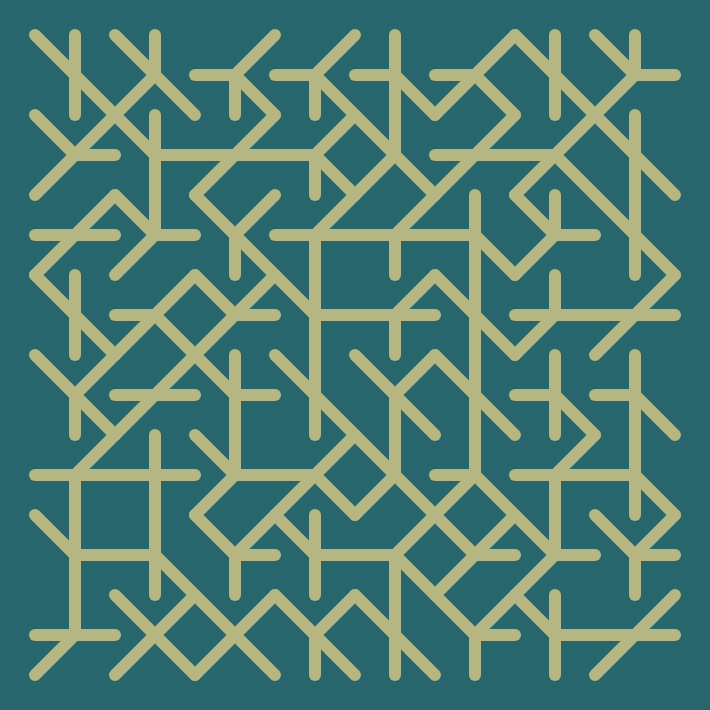
Frame 1 (no input)
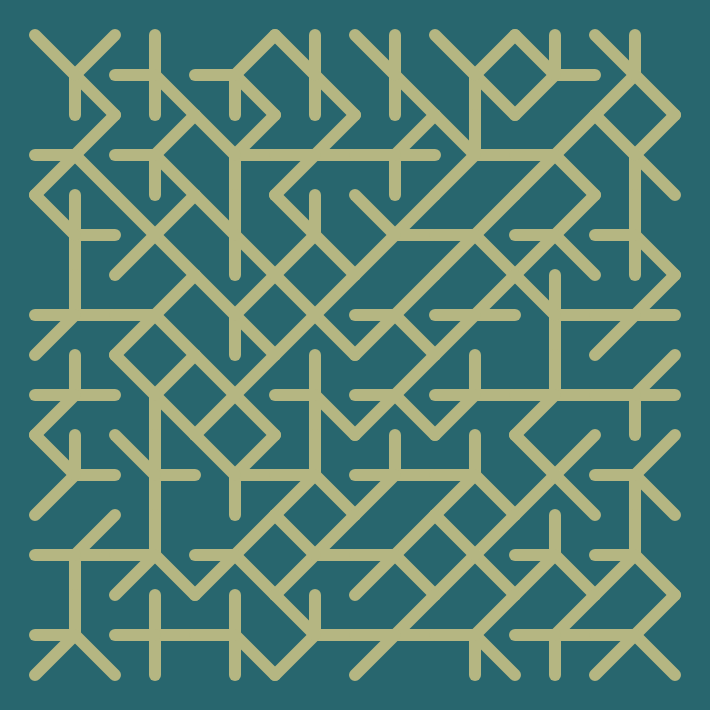
Frame 2 (the mouse pressed at the canvas centre, redrawn once)

The p5.js sketch that drew these frames (run headless with seeded random() and noise() and a simulated clock; the mouse was pressed at the canvas centre and the sketch redrawn once):

// p5.js sketch
// ── sketch.js
// Padding around the canvas.
var padding = 35

// Number of squares per row/column
var row = 8

// Size of grid cells (cellSize x cellSize).
var cellSize = 80
var gridSize = (cellSize * row) + (padding * 2)

// Probability of drawing an inner rectangle.
var chance = 0.6

// Gap between squares
var gap = 10

// Extent the square can shift from center
var shiftLimit = 1

var shades = ['#FEDC97', '#B5B682', '#28666E', '#7C9885', '#bfb9ba', '#0059b2', '#197fe5']

function setup() {
  createCanvas(gridSize, gridSize)
  rectMode(CORNER)
  angleMode(DEGREES)
  strokeWeight(12)
  noLoop()
  frameRate(2)
}

function draw() {
  background(shades[2])
  for (var y = padding; y < height - 2 * padding; y += cellSize) {
    for (var x = padding; x < width - 2 * padding; x += cellSize) {
      drawCell(x + cellSize/2, y + cellSize/2)
    }
  }
}

function drawCell(x, y) {
  push()
  translate(x, y)
  fill('white')
  noStroke()
  rectMode(CENTER)
  //rect(0, 0, cellSize, cellSize)
  stroke(shades[1])
  var v1, v2, v3, v4
  
  // Top side
  if (random() > 0.5) {
    v1 = 0
  } else {
    v1 = cellSize/2
  }
  
  // Right side
  if (random() > 0.5) {
    v2 = 0
  } else {
    v2 = cellSize/2
  }
  
  // Bottom side
  if (random() > 0.5) {
    v3 = 0
  } else {
    v3 = -cellSize/2
  }
  
  // Left side
  if (random() > 0.5) {
    v4 = 0
  } else {
    v4 = -cellSize/2
  }
  
  line(0, 0, v1, -cellSize/2)
  line(0, 0, cellSize/2, v2)
  line(0, 0, v3, cellSize/2)
  line(0, 0, -cellSize/2, v4)
  
  
  pop()
}
